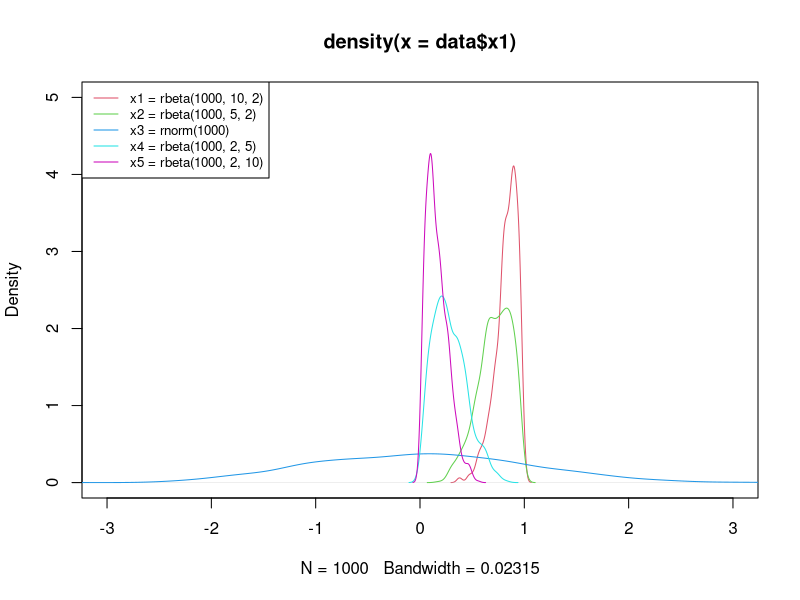
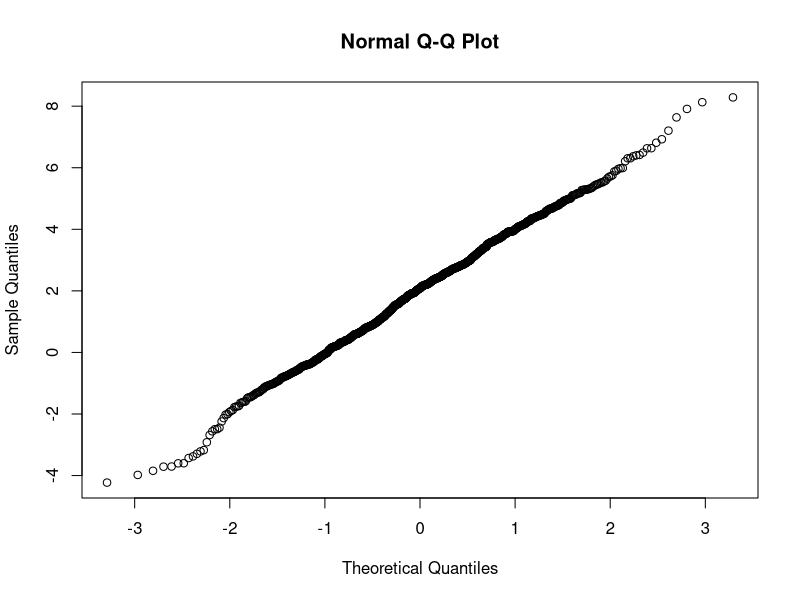
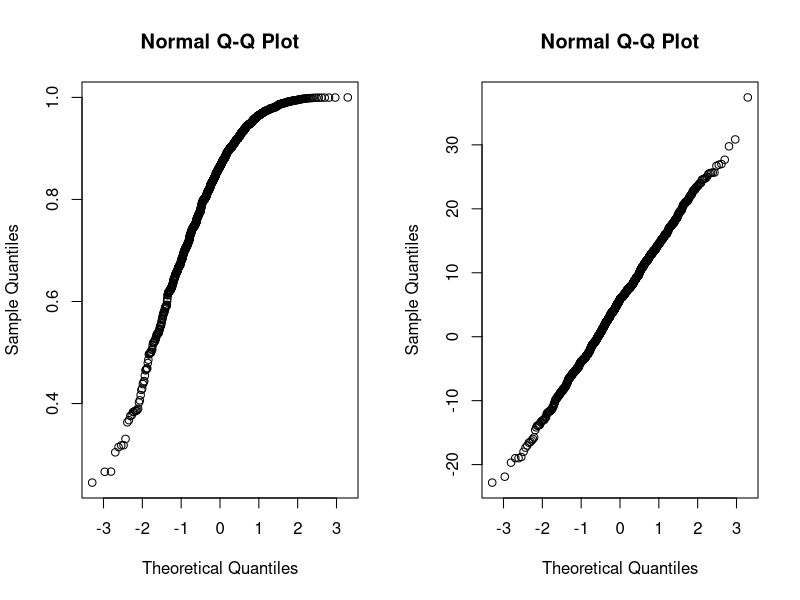

The R source for these figures, in order:
## ---- chunk 1
knitr::opts_chunk$set(echo = TRUE)
## ---- chunk 2

# The following example was taken from: https://statisticsglobe.com/draw-normal-left-right-skewed-distributions-r

set.seed(35486)                    # Create random distributions
data <- data.frame(x1 = rbeta(1000, 10, 2),
                   x2 = rbeta(1000, 5, 2),
                   x3 = rnorm(1000),
                   x4 = rbeta(1000, 2, 5),
                   x5 = rbeta(1000, 2, 10))

head(data)                         # Print head of data
## ---- chunk 3
plot(density(data$x1), col = 2,    # Overlay all columns as densities
     xlim = c(- 3, 3),
     ylim = c(0, 5))
lines(density(data$x2), col = 3)

lines(density(data$x3), col = 4)
lines(density(data$x4), col = 5)
lines(density(data$x5), col = 6)
legend("topleft",                  # Add legend to plot
       legend = c("x1 = rbeta(1000, 10, 2)",
                  "x2 = rbeta(1000, 5, 2)",
                  "x3 = rnorm(1000)",
                  "x4 = rbeta(1000, 2, 5)",
                  "x5 = rbeta(1000, 2, 10)"),
       col = 2:6,
       lty = 1,
       cex = 0.8)

## ---- chunk 4
generate_dataset <- function(datasets, vectors, samples) {
  list_datasets <- list()
  dataset_names <- list()
  for(n in seq(datasets)){
    dataset <- matrix(nrow= samples, ncol=vectors)
    col_names <- list()
    for(i in seq(vectors)){
      value <- rbeta(samples, 10, 2)
      dataset[,i] <- value
      var_name <- paste0("vector_", i)
      col_names <- c(col_names, var_name)
    }
    dataset <- data.frame(dataset)
    colnames(dataset) <- col_names
    list_datasets[[n]] <- dataset
    new_name <- paste0("dataset", n)
    dataset_names <- c(dataset_names, new_name)
  }
  names(list_datasets) <- dataset_names
  return(list_datasets)
}

test_refactored_1 <- generate_dataset(3, 300, 1000)
## ---- chunk 5
generate_dataset <- function(datasets, vectors, samples) {
  list_datasets <- list()
  dataset_names <- list()
  for(n in seq(datasets)){
    dataset <- matrix(nrow= samples, ncol=vectors)
    col_names <- list()
    for(i in seq(vectors)){
      value <- rbeta(samples, sample.int(10, 1), sample.int(10, 1))
      dataset[,i] <- value
      var_name <- paste0("vector_", i)
      col_names <- c(col_names, var_name)
    }
    dataset <- data.frame(dataset)
    colnames(dataset) <- col_names
    list_datasets[[n]] <- dataset
    new_name <- paste0("dataset", n)
    dataset_names <- c(dataset_names, new_name)
  }
  names(list_datasets) <- dataset_names
  return(list_datasets)
}

test_refacotred_2 <- generate_dataset(3, 300, 1000)
## ---- chunk 6
generate_dataset <- function(n, vectors, samples, calc_function = rbeta) {
  list_datasets <- list()
  dataset_names <- list()
  for(n in seq(n)){
    dataset <- matrix(nrow= samples, ncol=vectors)
    col_names <- list()
    for(i in seq(vectors)){
      value <- calc_function(samples, sample.int(10, 1), sample.int(10, 1))
      dataset[,i] <- value
      var_name <- paste0("vector_", i)
      col_names <- c(col_names, var_name)
    }
    dataset <- data.frame(dataset)
    colnames(dataset) <- col_names
    list_datasets[[n]] <- dataset
    new_name <- paste0("dataset", n)
    dataset_names <- c(dataset_names, new_name)
  }
  names(list_datasets) <- dataset_names
  return(list_datasets)
}

test_refactored_3 <- generate_dataset(3, 300, 1000, rnorm)
dataframe_1 <- test_refactored_3[[1]]
qqnorm(dataframe_1[[1]])
## ---- chunk 7
generate_dataset <- function(n, vectors, samples, calc_function = rbeta) {
  list_datasets <- list()
  dataset_names <- list()
  for(n in seq(n)){
    dataset <- matrix(nrow= samples, ncol=vectors)
    col_names <- list()
    for(i in seq(vectors)){
      value <- calc_function(samples, sample.int(10, 1), sample.int(10, 1))
      dataset[,i] <- value
      var_name <- paste0("vector_", i)
      col_names <- c(col_names, var_name)
    }
    dataset <- data.frame(dataset)
    colnames(dataset) <- col_names
    list_datasets[[n]] <- dataset
    new_name <- paste0("dataset", n)
    dataset_names <- c(dataset_names, new_name)
  }
  names(list_datasets) <- dataset_names
  return(list_datasets)
}
## ---- chunk 8
sample_dataset_beta <- generate_dataset(1, 300, 1000, rbeta)
sample_dataset_norm <- generate_dataset(1, 300, 1000, rnorm)
## ---- chunk 9
par(mfrow=c(1,2))

dataframe_beta <- sample_dataset_beta[[1]]
dataframe_norm <- sample_dataset_norm[[1]]

qqnorm(dataframe_beta[[1]])
qqnorm(dataframe_norm[[1]])
